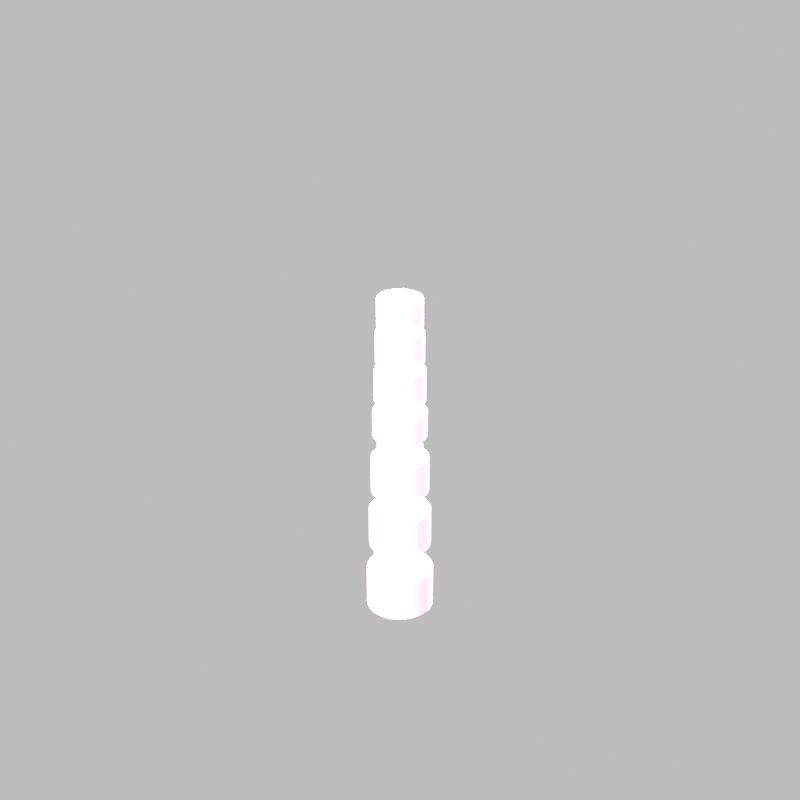
#> input picture extra/lego_vibe_dataset/lego_synth/obj_0000/images/000.png, 800 x 800 px
$ python test_object_extraction.py --input_dir ../../extra/lego_vibe_dataset/lego_synth/obj_0000/images --output_dir out
#> lines starting #> are read from the running program, lines starting #| are printed output that depends on the picture; after the words box and inside, x2 and y2 are one past the last pixel; in counts of white or black regions, pixels touching at a corner belong together
#> in process_dir, img is the input picture: shape (800, 800, 3); mean B, G, R 190.5, 190.5, 190.5
#!/usr/bin/env python3
# -*- coding: utf-8 -*-

import argparse
import cv2
import numpy as np
from sklearn.cluster import KMeans
from pathlib import Path
from tqdm import tqdm   # ← 新增


def remove_bg_kmeans(
    img: np.ndarray,
    erode_iter: int = 1,
) -> np.ndarray:
#> called with erode_iter = 1
    h, w = img.shape[:2]
#> h = 800; w = 800

    # --- KMeans segmentation ---
    X = img.reshape(-1, 3).astype(np.float32)
    kmeans = KMeans(n_clusters=2, n_init="auto", random_state=0).fit(X)
    labels = kmeans.labels_.reshape(h, w)
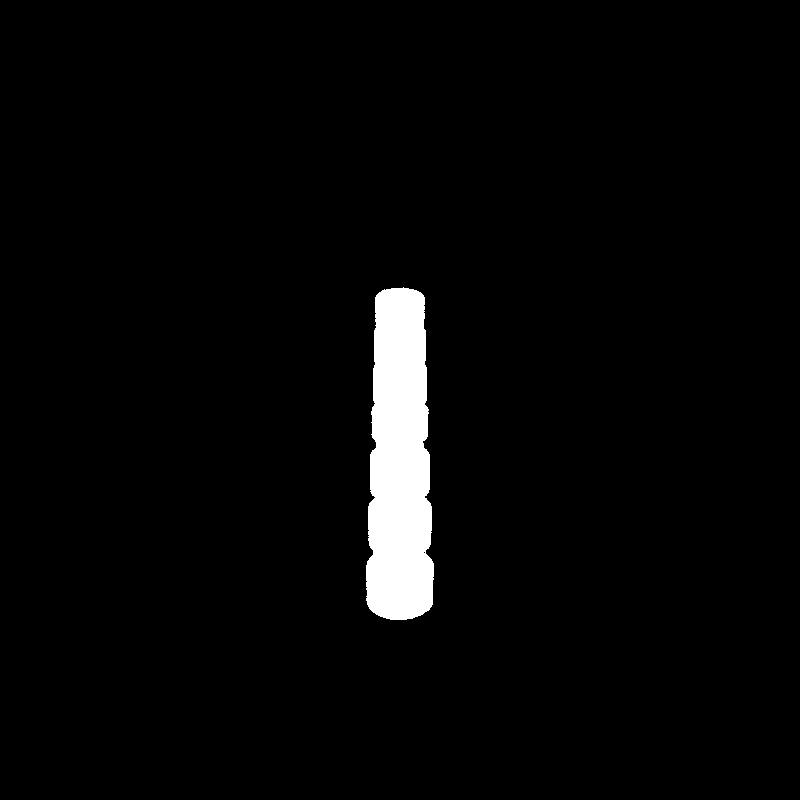
#> labels: shape (800, 800) int32; values 0 (black) and 1 (white), 2.9% white; 1 white region, box (x1, y1, x2, y2) and area: (366, 287, 434, 620) 18751
    centers = kmeans.cluster_centers_
#> centers = [[188.6, 188.6, 188.6], [254.2, 252.8, 254.8]]

    # --- Identify background cluster (closest to white or black) ---
    white = np.array([255, 255, 255], np.float32)
    black = np.array([0, 0, 0], np.float32)

    d_to_white = np.linalg.norm(centers - white, axis=1)
#> d_to_white = [115, 2.32]
    d_to_black = np.linalg.norm(centers - black, axis=1)
#> d_to_black = [326.7, 439.8]
    bg_idx = int(np.argmin(np.minimum(d_to_white, d_to_black)))
#> bg_idx = 1

    mask = (labels != bg_idx).astype(np.uint8) * 255

    if erode_iter > 0:
        kernel = np.ones((3, 3), np.uint8)
        mask = cv2.erode(mask, kernel, iterations=erode_iter)
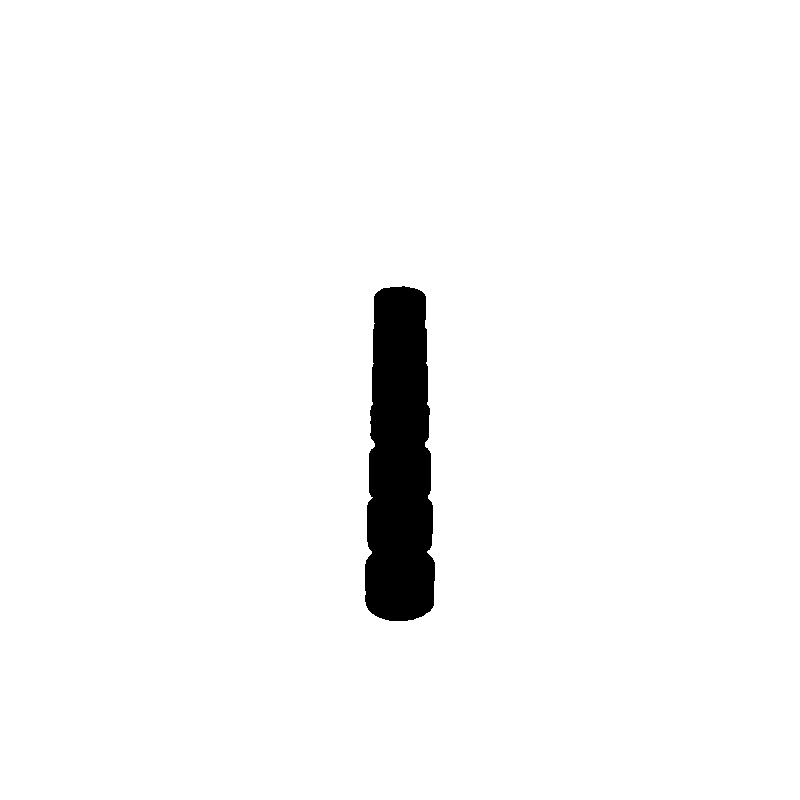
#> mask: shape (800, 800); 96.9% white; 1 black region, box (x1, y1, x2, y2) and area: (365, 286, 435, 621) 19660

    rgba = np.dstack([img, mask])
    return rgba


def process_dir(
    in_dir: Path,
    out_dir: Path,
    erode_iter: int,
):
    out_dir.mkdir(parents=True, exist_ok=True)
    exts = {".png", ".jpg", ".jpeg"}

    img_paths = [
        p for p in sorted(in_dir.iterdir())
        if p.suffix.lower() in exts
    ]

    for img_path in tqdm(
        img_paths,
        desc=f"Processing {in_dir.name}",
        unit="img"
    ):
        img = cv2.imread(str(img_path))
        if img is None:
            tqdm.write(f"[WARN] Failed to read {img_path}")
            continue

        rgba = remove_bg_kmeans(img, erode_iter=erode_iter)

        out_path = out_dir / f"{img_path.stem}_rgba.png"
        cv2.imwrite(str(out_path), rgba)
#> pass 2 of the loop in process_dir, `for img_path in tqdm(`:
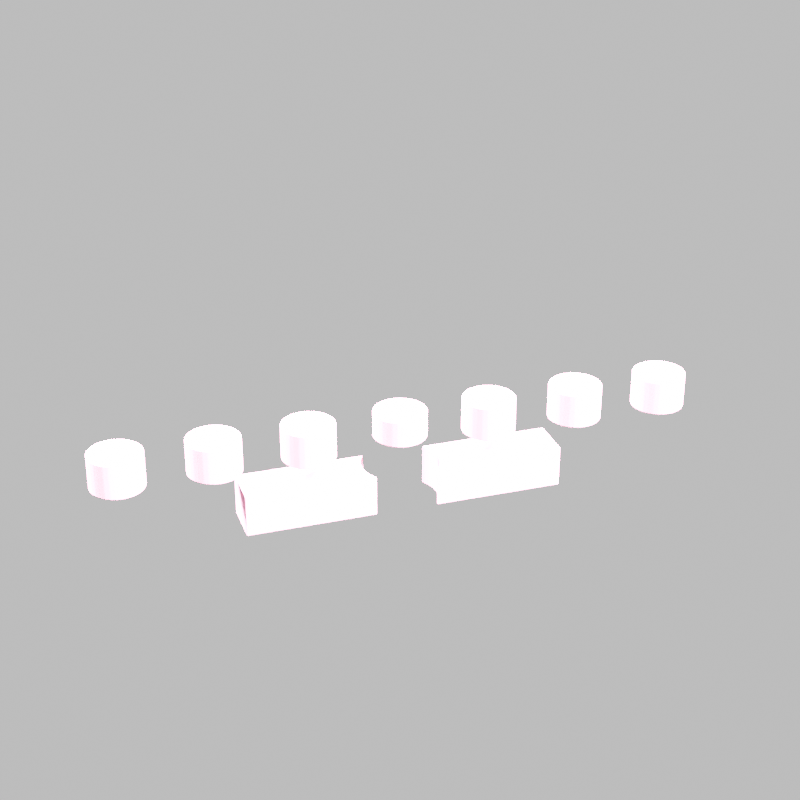
#> input picture extra/lego_vibe_dataset/lego_synth/obj_0000/images/001.png, 800 x 800 px
#> in process_dir, img is the input picture: shape (800, 800, 3); mean B, G, R 192.4, 192.3, 192.4
#> in remove_bg_kmeans (call 2), `labels = kmeans.labels_.reshape(h, w)`:
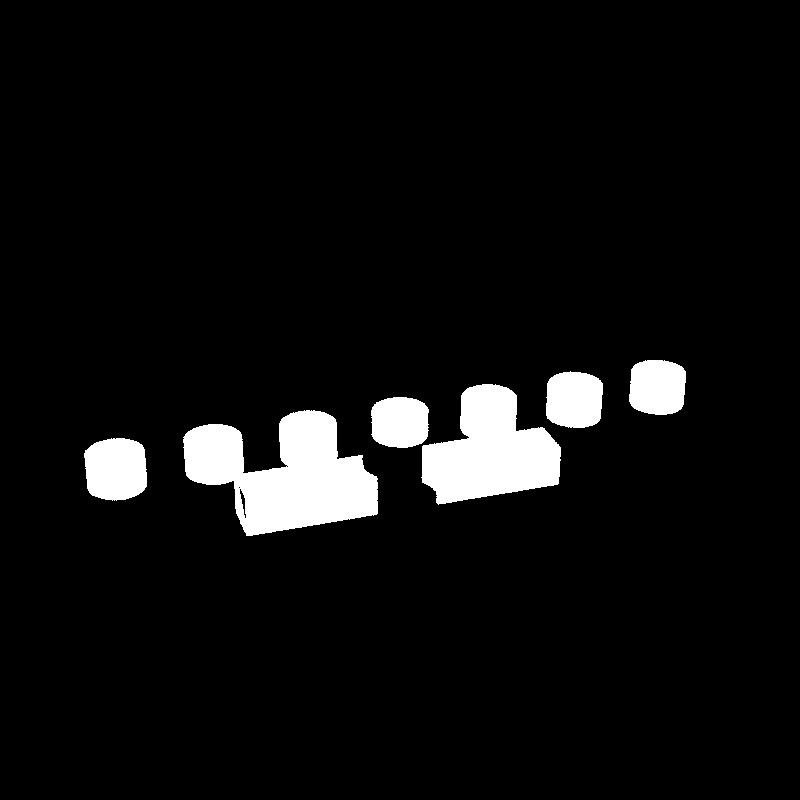
#> labels: shape (800, 800) int32; values 0 (black) and 1 (white), 5.7% white; 6 white regions, box (x1, y1, x2, y2) and area: (183, 410, 378, 536) 14549, (421, 384, 561, 505) 10612, (84, 438, 147, 501) 3365, (546, 371, 603, 428) 2809, (629, 360, 686, 415) 2724, (371, 397, 429, 448) 2552
#> centers = [[188.6, 188.7, 188.6], [254.3, 253.1, 254.8]]
#> d_to_white = [115, 2.05]
#> d_to_black = [326.7, 440]
#> in remove_bg_kmeans (call 2), `mask = cv2.erode(mask, kernel, iterations=erode_iter)`:
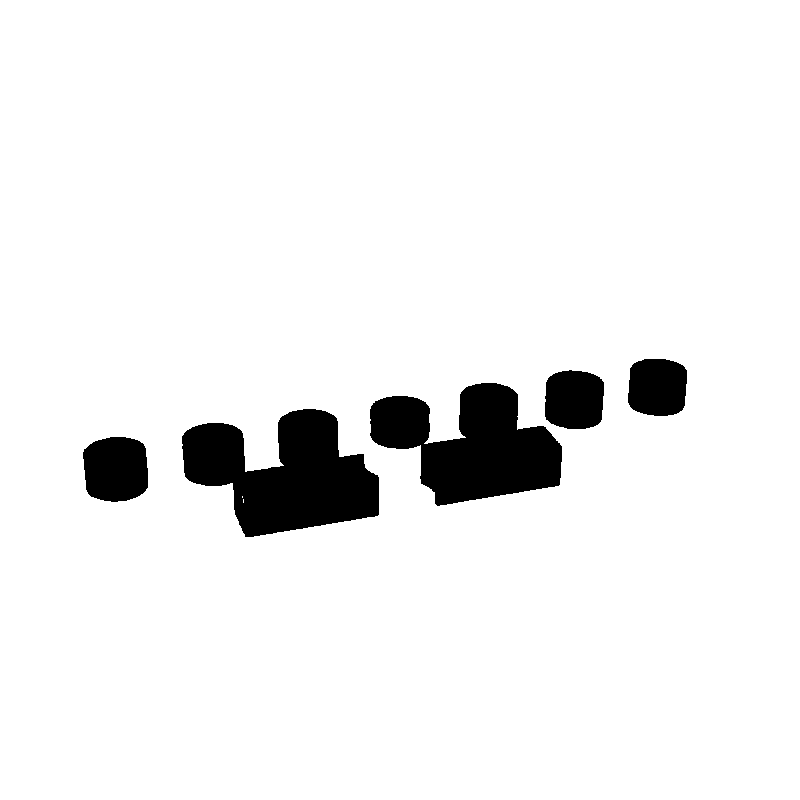
#> mask: shape (800, 800); 93.9% white; 5 black regions, box (x1, y1, x2, y2) and area: (182, 409, 379, 537) 15397, (370, 383, 562, 506) 13962, (83, 437, 148, 502) 3628, (545, 370, 604, 429) 3045, (628, 359, 687, 416) 2955


def parse_args():
    parser = argparse.ArgumentParser(
        description="Remove solid-color background (white/black) using KMeans and output RGBA images."
    )
    parser.add_argument("--input_dir", type=str, required=True)
    parser.add_argument("--output_dir", type=str, required=True)
    parser.add_argument("--erode_iter", type=int, default=1)
    return parser.parse_args()


if __name__ == "__main__":
    args = parse_args()

    process_dir(
        in_dir=Path(args.input_dir),
        out_dir=Path(args.output_dir),
        erode_iter=args.erode_iter,
    )
